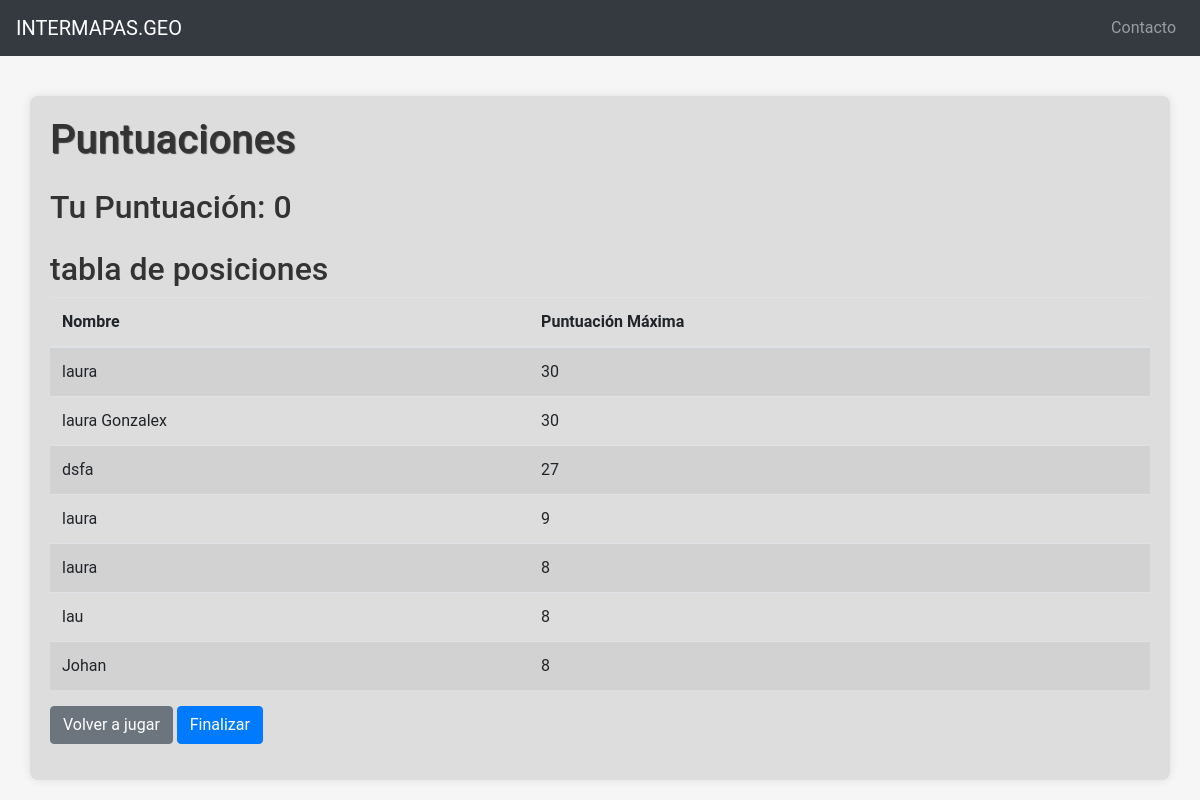
Before: /scores with the older database file.
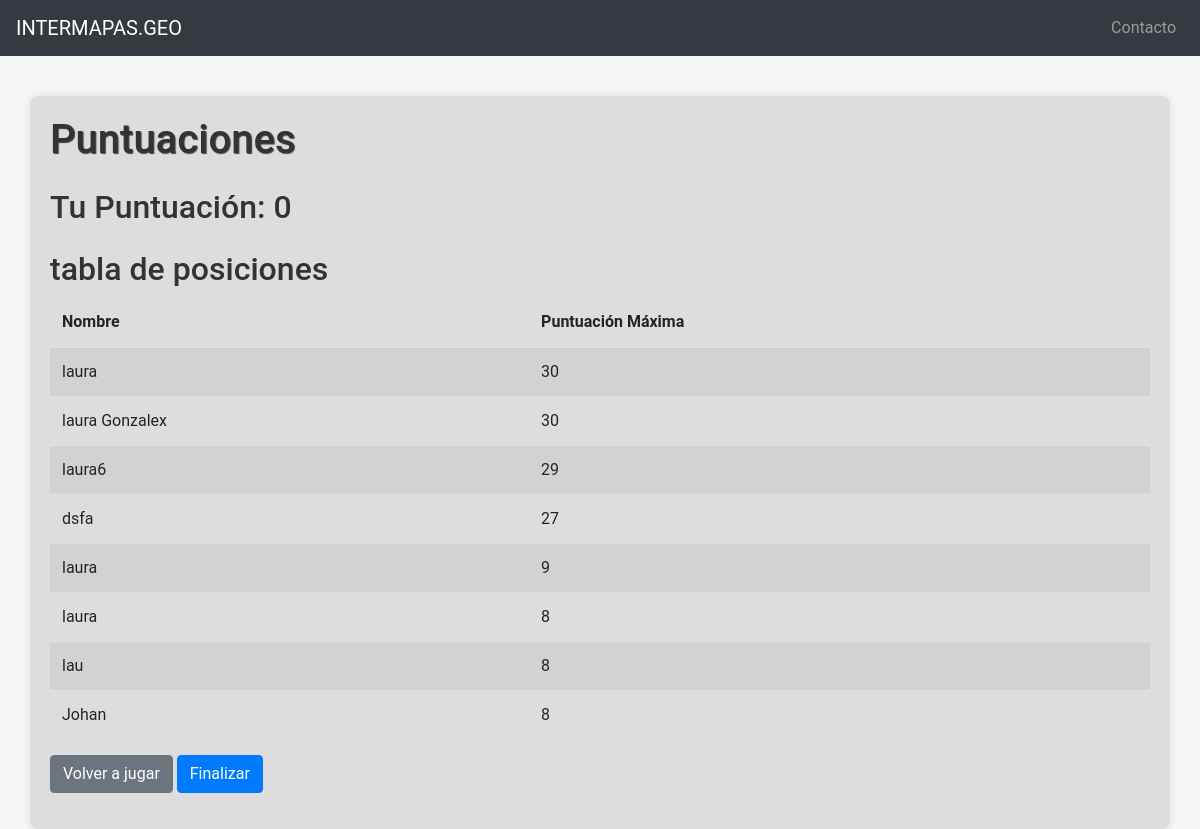
After: the same page with the newer database file.
### app.py (models this page shows)
class User(db.Model):
    id = db.Column(db.Integer, primary_key=True)
    name = db.Column(db.String(200), nullable=False)
    email = db.Column(db.String(200), unique=True, nullable=False)
    max_score = db.Column(db.Integer, nullable=True)  # max_score is nullable for now

### app.py (the view)
@app.route('/scores', methods=['GET'])
def scores():
    users = User.query.filter(User.max_score.isnot(None)).order_by(User.max_score.desc()).limit(10).all()
    return render_template('scores.html', users=users)

### templates/scores.html (shortened to what this page needs)
<!DOCTYPE html>
<html>
<head>
    <link rel="stylesheet" href="https://stackpath.bootstrapcdn.com/bootstrap/4.5.2/css/bootstrap.min.css">
    <link rel="stylesheet" href="{{ url_for('static', filename='css/style.css') }}">
</head>
<body>
    <nav class="navbar navbar-expand-lg navbar-dark bg-dark">
        <a class="navbar-brand" href="#">INTERMAPAS.GEO</a>
        <div class="collapse navbar-collapse" id="navbarContent">
            <ul class="navbar-nav ml-auto">
                <li class="nav-item">
                    <a class="nav-link" href="#">Contacto</a>
                </li>
            </ul>
        </div>
    </nav>
    <div class="container mt-4">
        <h1 class="mb-4">Puntuaciones</h1>
        <div id="playerScore">
            <h2 id="scoreDisplay">Tu Puntuación: 0</h2>
        </div>
        <h2 class="mt-4">tabla de posiciones </h2>
        <table class="table table-striped">
            <thead>
                <tr>
                    <th>Nombre</th>
                    <th>Puntuación Máxima</th>
                </tr>
            </thead>
            <tbody>
                {% for user in users %}
                <tr>
                    <td>{{ user.name }}</td>
                    <td>{{ user.max_score }}</td>
                </tr>
                {% endfor %}
            </tbody>
        </table>
        <div class="mt-3 mb-3">
            <a href="/map" class="btn btn-secondary">Volver a jugar</a>
            <a href="/" class="btn btn-primary">Finalizar</a>
        </div>
    </div>
</body>
</html>

### static/css/style.css (style rules this page uses)
:root { --primary-bg-color: #ff6347; --shadow-light: 0px 0px 10px 0px rgba(0,0,0,0.1); --shadow-dark: 0px 2px 4px 0px rgba(0,0,0,0.2); }
body { background: #f6f6f6; color: #333; font-family: 'Roboto', sans-serif; }
.navbar { margin-bottom: 40px; }
.container, .info-panel, #map { background: #ddd; padding: 20px; border-radius: 8px; box-shadow: var(--shadow-light); }
h1 { text-shadow: 1px 1px 1px rgba(0, 0, 0, 0.7); }

Changed rows visible on the page:
added User: name "laura6", max_score "29"
